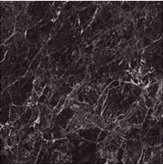
#> input picture PercepcionComputacional/images/marmol.png, 163 x 165 px
$ jupyter execute --allow-errors Histrograma.ipynb   (older library calls are emulated)
#> lines starting #> are read from the running program, lines starting #| are printed output that depends on the picture; long printed decimals are rounded
Histrograma

[cell 1]
import math
import numpy as np
import pandas as pd
import skimage.io as io
import matplotlib.pyplot as plt
from skimage.feature import greycomatrix, greycoprops
from skimage.util import img_as_ubyte

[cell 2]
def imshow(img):
    fig, ax = plt.subplots(figsize=(7, 7))
    # El comando que realmente muestra la imagen
    ax.imshow(img,cmap=plt.cm.gray)
    # Para evitar que aparezcan los números en los ejes
    ax.set_xticks([]), ax.set_yticks([])
    plt.show()

[cell 3]
img_marmol = io.imread(fname="images/marmol.png",as_gray=True)
#> img_marmol: shape (165, 163) float64; min 0.00949, max 0.997, mean 0.194
imshow(img_marmol)
n,bins,patches=plt.hist(img_marmol.ravel(),bins=256,density=1)
#> n = 256 values, max 7.02 at index 32, min 0 at index 2, mean 1.01; bins = 257 values from 0.00949 to 0.997; patches = 256 items
print(np.sum(n))
#| 259.186
#
#df_norm
plt.show()
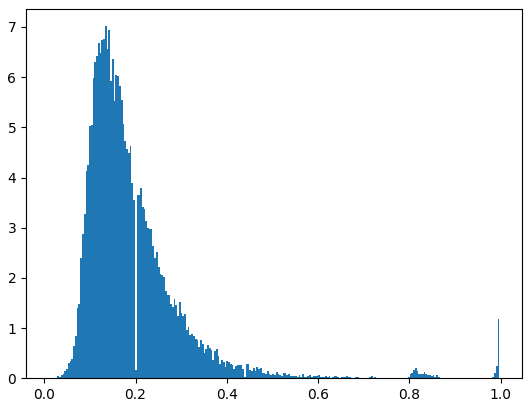
#> figure drawn by matplotlib, 1 panel; tallest bar 7.02 high, from x = 0.133 to 0.137

#hist, bin_edges = np.histogram(a, density=True)

[cell 4]
hist, bins=np.histogram(img_marmol.ravel(), bins=256, density=True)
#> hist has the same summary as n
plt.plot(hist)
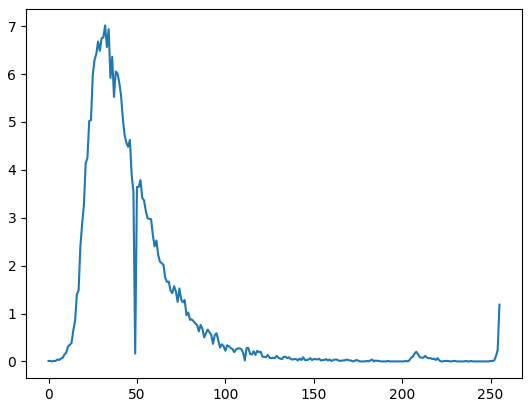
#> figure drawn by matplotlib, 1 panel; curve peaks at x = 32, y = 7.02

[cell 5]
import numpy as np

# Sample from a normal distribution using numpy's random number generator
samples = img_marmol.ravel()

histogram, bins = np.histogram(samples, bins=256, density=True)
#> histogram has the same summary as n

bin_centers = 0.5*(bins[1:] + bins[:-1])
#> bin_centers = 256 values from 0.0114 to 0.995

# Compute the PDF on the bin centers from scipy distribution object
from scipy import stats
pdf = stats.norm.pdf(bin_centers)
#> pdf = 256 values, max 0.399 at index 0, min 0.243 at index 255, mean 0.341

from matplotlib import pyplot as plt
plt.figure(figsize=(6, 4))
plt.plot(bin_centers, histogram, label="Histogram of samples")
plt.plot(bin_centers, pdf, label="PDF")
plt.legend()
plt.show()
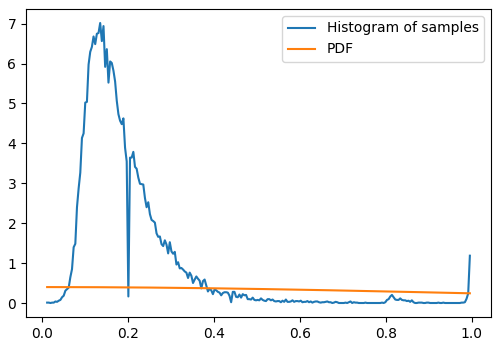
#> figure drawn by matplotlib, 1 panel; curve peaks at x = 0.135, y = 7.02; curve peaks at x = 0.0114, y = 0.399

[cell 6]
n,bins,patches=plt.hist(img_marmol.ravel(),bins=256,density=1)
y = bins
#> y = 257 values from 0.00949 to 0.997
plt.plot(n)
plt.show()
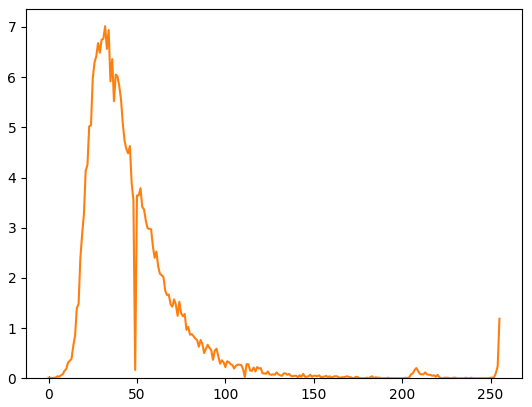
#> figure drawn by matplotlib, 1 panel; tallest bar 7.02 high, from x = 0.133 to 0.137; curve peaks at x = 32, y = 7.02

[cell 7]
n, bins, patches = plt.hist(img_marmol.ravel(), bins=256)
#> n = 256 values, max 728 at index 32, min 0 at index 2, mean 105.1
plt.show()
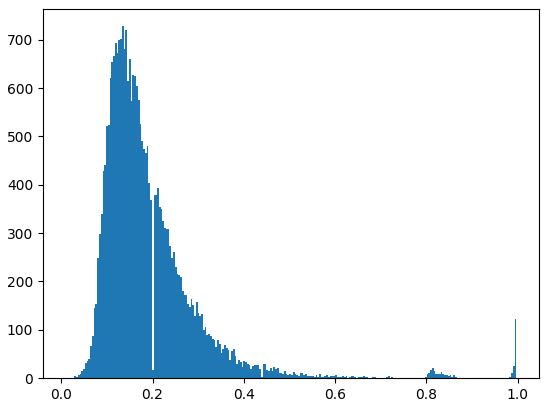
#> figure drawn by matplotlib, 1 panel; tallest bar 728 high, from x = 0.133 to 0.137
n = n/len(n)
#> n = 256 values, max 2.84 at index 32, min 0 at index 2, mean 0.41
n = np.append(n, 0)
#> n = 257 values, max 2.84 at index 32, min 0 at index 2, mean 0.409
mu = np.mean(n)
#> mu = 0.409
sigma = np.std(n)
#> sigma = 0.736
mu = np.mean(n)
sigma = np.std(n)
plt.bar(bins,n, width=(bins[len(bins)-1]-bins[0])/40)
y1= (1/(sigma*np.sqrt(2*np.pi))*np.exp(-(bins - mu)**2 /(2*sigma**2)))*0.03
#> y1 = 257 values, max 0.0163 at index 103, min 0.0118 at index 256, mean 0.015
plt.plot(bins, y1, 'r--', linewidth=2)
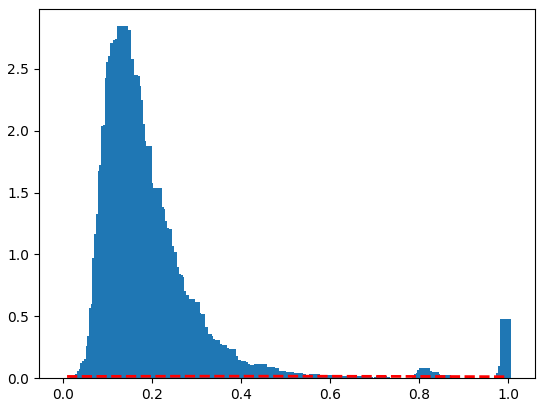
#> figure drawn by matplotlib, 1 panel; tallest bar 2.84 high, from x = 0.121 to 0.145; curve peaks at x = 0.407, y = 0.0163
